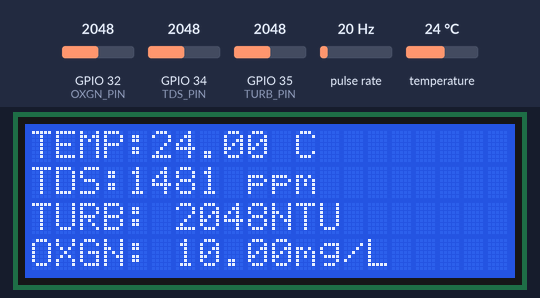
Recording of a sketch running on a simulated ESP32. On the bench: 20×4 character LCD. Wiring (inferred from the names in the program): pulse sensor: data GPIO 27. Inputs (shaded band) come from the test bench; at power-on: GPIO 35 (TURB_PIN) = 2048, temperature 24 °C, GPIO 32 (OXGN_PIN) = 2048, GPIO 34 (TDS_PIN) = 2048, pulse rate 20 Hz. WiFi joins after 1.5 s; servers stay silent unless stated; random numbers use the default seed unless the sketch sets one; no MQTT or app messages arrive unless stated; what the sketch prints to the serial monitor is not drawn.

Above: at 5.4 s.
5.5 s: GPIO 35 (TURB_PIN) set to 1960
At 7.3 s:
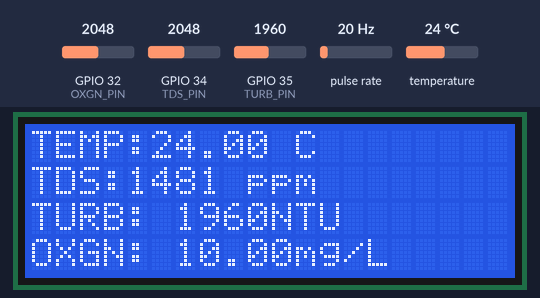
8.3 s: temperature set to 12 °C
At 10.0 s:
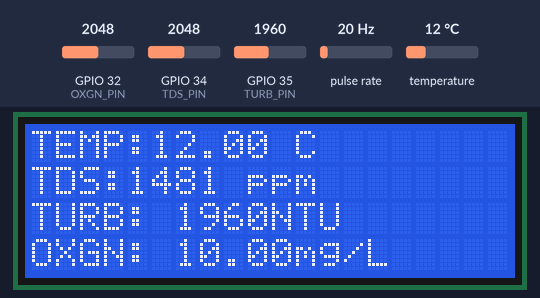
10.3 s: GPIO 32 (OXGN_PIN) set to 1960
At 11.6 s:
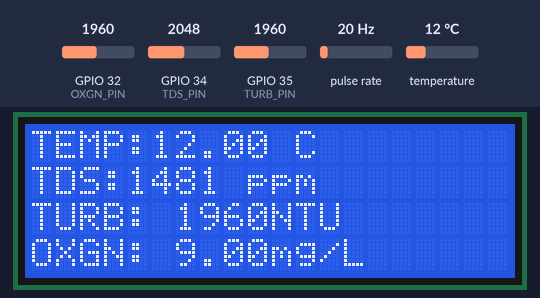
12.3 s: GPIO 34 (TDS_PIN) set to 1960
At 13.2 s:
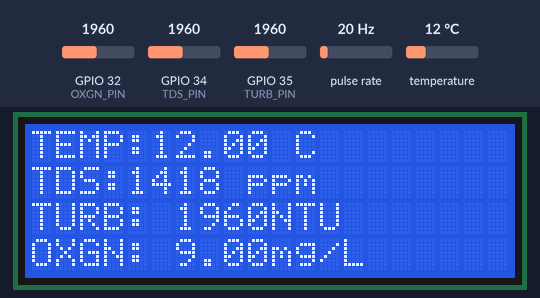
14.3 s: GPIO 35 (TURB_PIN) set to 2040
At 16.0 s:
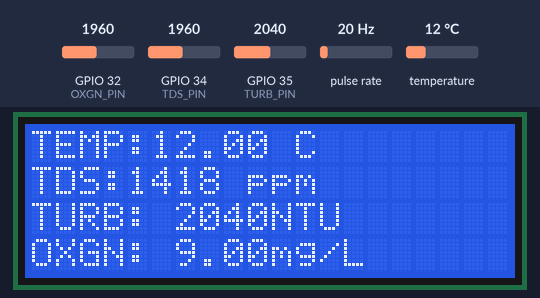
16.3 s: temperature set to 19 °C
Timing chart, 0 to 19.3 s (numbered marks = the images above; inputs shaded):
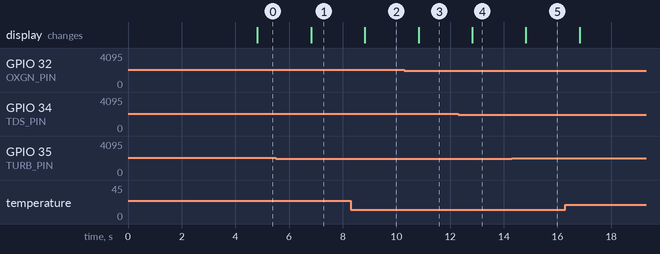

Measured:
- after the input at 5.5 s, the display: changes after 1.3 s (image 1)
- after the input at 8.3 s, the display: changes after 0.52 s (image 2)
- after the input at 10.3 s, the display: changes after 0.52 s (image 3)
- after the input at 12.3 s, the display: changes after 0.53 s (image 4)
- after the input at 14.3 s, the display: changes after 0.53 s (image 5)

The sketch:

rasSensors.ino
```cpp
#include <Arduino.h>
#include <PubSubClient.h>
#include <WiFi.h>
#include <DallasTemperature.h>
#include <OneWire.h>
#include <Wire.h>
#include <LiquidCrystal_I2C.h>

#define TEMP_PIN 18
#define TDS_PIN 34
#define TURB_PIN 35
#define OXGN_PIN 32
#define WATER_FLOW 27
#define LCD_ADDR 0x27

#define VREF 3.3      // analog reference voltage(Volt) of the ADC
#define SCOUNT  30           // sum of sample point
#define SUB_TEMP "ras/temperature"
#define SUB_TDS "ras/tds"
#define SUB_TURB "ras/turbidity"
#define SUB_OXGN "ras/oxygen"
#define SUB_FLOW "ras/flow"

OneWire oneWire(TEMP_PIN);
DallasTemperature DS18B20(&oneWire);

LiquidCrystal_I2C lcd(LCD_ADDR, 20, 4);

long currentMillis = 0;
long previousMillis = 0;
int interval = 1000;
boolean ledState = LOW;
float calibrationFactor = 4.5;
volatile byte pulseCount;
byte pulse1Sec = 0;
float flowRate;
unsigned int flowMilliLitres;
unsigned long totalMilliLitres;

int analogBuffer[SCOUNT];    // store the analog value in the array, read from ADC
int analogBufferTemp[SCOUNT];
int analogBufferIndex = 0,copyIndex = 0;
float averageVoltage = 0,tdsValue = 0,temperature = 25;

float turbidityValue = 0;

int minDOValue = 0;
int maxDOValue = 1023;  // Adjust this based on your DO sensor's specifications
float minDOConcentration = 0.0;  // Adjust this based on your DO sensor's specifications
float maxDOConcentration = 5.9, doValue = 0;

const char* ssid = "Buttered Crayfish";
const char* password = "!T06MYTA9G2G";
const char* mqtt_server = "test.mosquitto.org";

char str_temp[10];
char str_tds[10];
char str_turb[10];
char str_oxgn[10];
char str_flow[10];

WiFiClient espClient;
PubSubClient client(espClient);
unsigned long lastMsg = 0;
#define MSG_BUFFER_SIZE  (50)
char msg[MSG_BUFFER_SIZE];
int value = 0;

void setup_wifi() {

  delay(10);
  Serial.println();
  Serial.print("Connecting to ");
  Serial.println(ssid);

  WiFi.mode(WIFI_STA);
  WiFi.begin(ssid, password);

  while (WiFi.status() != WL_CONNECTED) {
    delay(500);
    Serial.print(".");
  }

  randomSeed(micros());

  Serial.println("");
  Serial.println("WiFi connected");
  Serial.println("IP address: ");
  Serial.println(WiFi.localIP());
}

void callback(char* topic, byte* payload, unsigned int length) {
  Serial.print("Message arrived [");
  Serial.print(topic);
  Serial.print("] ");
}

void reconnect() {
  // Loop until we're reconnected
  while (!client.connected()) {
    Serial.print("Attempting MQTT connection...");
    // Create a random client ID
    String clientId = "ESP32Client-";
    clientId += String(random(0xffff), HEX);
    // Attempt to connect
    if (client.connect(clientId.c_str())) {
      Serial.println("connected");
      client.subscribe(SUB_TEMP);
      client.subscribe(SUB_TDS);
      client.subscribe(SUB_TURB);
      client.subscribe(SUB_OXGN);
      client.subscribe(SUB_FLOW);
    } else {
      Serial.print("failed, rc=");
      Serial.print(client.state());
      Serial.println(" try again in 5 seconds");
      // Wait 5 seconds before retrying
      delay(5000);
    }
  }
}

void IRAM_ATTR pulseCounter()
{
  pulseCount++;
}

void setup() {
  pinMode(TDS_PIN, INPUT);
  pinMode(OXGN_PIN, INPUT);
  pinMode(WATER_FLOW, INPUT_PULLUP);

  pulseCount = 0;
  flowRate = 0.0;
  flowMilliLitres = 0;
  totalMilliLitres = 0;
  previousMillis = 0;

  attachInterrupt(digitalPinToInterrupt(WATER_FLOW), pulseCounter, FALLING);

  Wire.begin();
  DS18B20.begin();
  lcd.begin(20, 4);
  lcd.backlight();

  Serial.begin(115200);
  setup_wifi();
  client.setServer(mqtt_server, 1883);
  client.setCallback(callback);
}

void loop() {

  if (!client.connected()) {
    reconnect();
  }
  client.loop();

  unsigned long now = millis();

  currentMillis = millis();
  if (currentMillis - previousMillis > interval) {

    pulse1Sec = pulseCount;
    pulseCount = 0;

    flowRate = ((1000.0 / (millis() - previousMillis)) * pulse1Sec) / calibrationFactor;
    previousMillis = millis();

    flowMilliLitres = (flowRate / 60) * 1000;

    totalMilliLitres += flowMilliLitres;

    dtostrf(flowRate, 4, 2, str_flow);
    Serial.print("Flow rate: ");
    Serial.print(flowRate,0);
    Serial.println("L/min");
    client.publish(SUB_FLOW, str_flow);
  }

  if (now - lastMsg > 2000) {

    lastMsg = now;

    DS18B20.requestTemperatures();
    float tempC = DS18B20.getTempCByIndex(0);

    static unsigned long analogSampleTimepoint = millis();
   if(millis()-analogSampleTimepoint > 40U)     //every 40 milliseconds,read the analog value from the ADC
   {
     analogSampleTimepoint = millis();
     analogBuffer[analogBufferIndex] = analogRead(TDS_PIN);    //read the analog value and store into the buffer
     analogBufferIndex++;
     if(analogBufferIndex == SCOUNT)
         analogBufferIndex = 0;
   }
   static unsigned long printTimepoint = millis();
   if(millis()-printTimepoint > 800U)
   {
      printTimepoint = millis();
      // for(copyIndex=0;copyIndex<SCOUNT;copyIndex++)
      //   analogBufferTemp[copyIndex]= analogBuffer[copyIndex];
      // averageVoltage = getMedianNum(analogBufferTemp,SCOUNT) * (float)VREF / 1024.0; // read the analog value more stable by the median filtering algorithm, and convert to voltage value
      // float compensationCoefficient=1.0+0.02*(temperature-25.0);    //temperature compensation formula: fFinalResult(25^C) = fFinalResult(current)/(1.0+0.02*(fTP-25.0));
      // float compensationVolatge=averageVoltage/compensationCoefficient;  //temperature compensation
      // tdsValue=(133.42*compensationVolatge*compensationVolatge*compensationVolatge - 255.86*compensationVolatge*compensationVolatge + 857.39*compensationVolatge)*0.5; //convert voltage value to tds value

      tdsValue = readTDS();

      int rawDOValue = analogRead(OXGN_PIN);
      doValue = map(rawDOValue, minDOValue, maxDOValue, minDOConcentration, maxDOConcentration);

      int rawTurbValue = analogRead(TURB_PIN);

      dtostrf(tempC, 4, 2, str_temp);
      Serial.print("Temperature:");
      Serial.print(tempC,0);
      Serial.println(" C");
      client.publish(SUB_TEMP, str_temp);

      dtostrf(tdsValue, 4, 2, str_tds);
      Serial.print("TDS Value:");
      Serial.print(tdsValue,0);
      Serial.println("ppm");
      client.publish(SUB_TDS, str_tds);

      dtostrf(rawTurbValue, 4, 2, str_turb);
      Serial.print("Turbidity:");
      Serial.print(rawTurbValue,0);
      Serial.println(" NTU");
      client.publish(SUB_TURB, str_turb);

      dtostrf(doValue, 4, 2, str_oxgn);
      Serial.print("DO:");
      Serial.print(doValue,0);
      Serial.println(" mg/L");
      client.publish(SUB_OXGN, str_oxgn);

      lcd.clear();
      lcd.setCursor(0, 0);
      lcd.print("TEMP:");
      lcd.print(tempC);
      lcd.print(" ");
      lcd.print("C");

      lcd.setCursor(0, 1);
      lcd.print("TDS:");
      lcd.print(tdsValue, 0);
      lcd.print(" ppm");

      lcd.setCursor(0, 2);
      lcd.print("TURB: ");
      lcd.print(rawTurbValue);
      lcd.print("NTU");

      lcd.setCursor(0, 3);
      lcd.print("OXGN: ");
      lcd.print(doValue, 2);
      lcd.print("mg/L");
   }
  }
}

float readTDS() {
  // Replace this with your actual TDS sensor reading code
  // For example, use analogRead to read the sensor value and convert to TDS using calibration formula
  int sensorValue = analogRead(TDS_PIN);

  // Replace the following line with your TDS calibration formula
  float tds = map(sensorValue, 0, 1382, 0, 1000);

  return tds; // Return the calculated TDS value
}

int getMedianNum(int bArray[], int iFilterLen)
{
      int bTab[iFilterLen];
      for (byte i = 0; i<iFilterLen; i++)
      bTab[i] = bArray[i];
      int i, j, bTemp;
      for (j = 0; j < iFilterLen - 1; j++)
      {
      for (i = 0; i < iFilterLen - j - 1; i++)
          {
        if (bTab[i] > bTab[i + 1])
            {
        bTemp = bTab[i];
            bTab[i] = bTab[i + 1];
        bTab[i + 1] = bTemp;
         }
      }
      }
      if ((iFilterLen & 1) > 0)
    bTemp = bTab[(iFilterLen - 1) / 2];
      else
    bTemp = (bTab[iFilterLen / 2] + bTab[iFilterLen / 2 - 1]) / 2;
      return bTemp;
}
```
